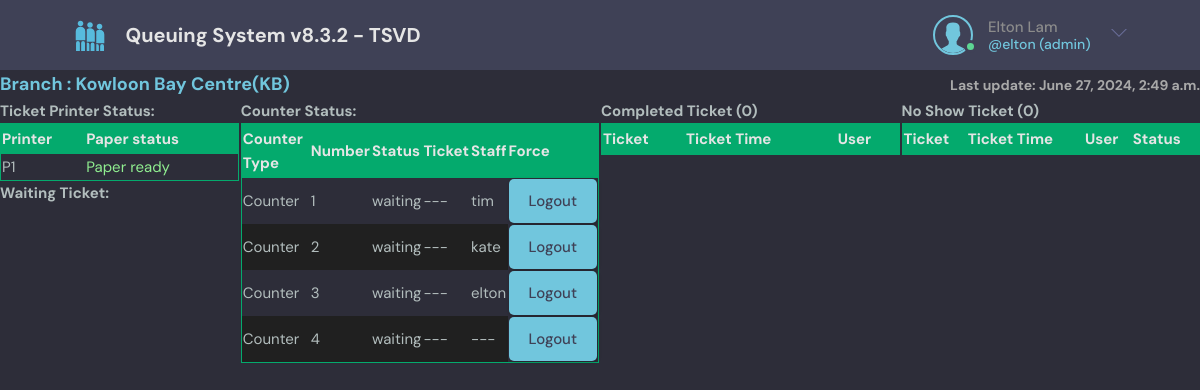
The page /supervisor/1/ (signed in) on the database as committed earlier.
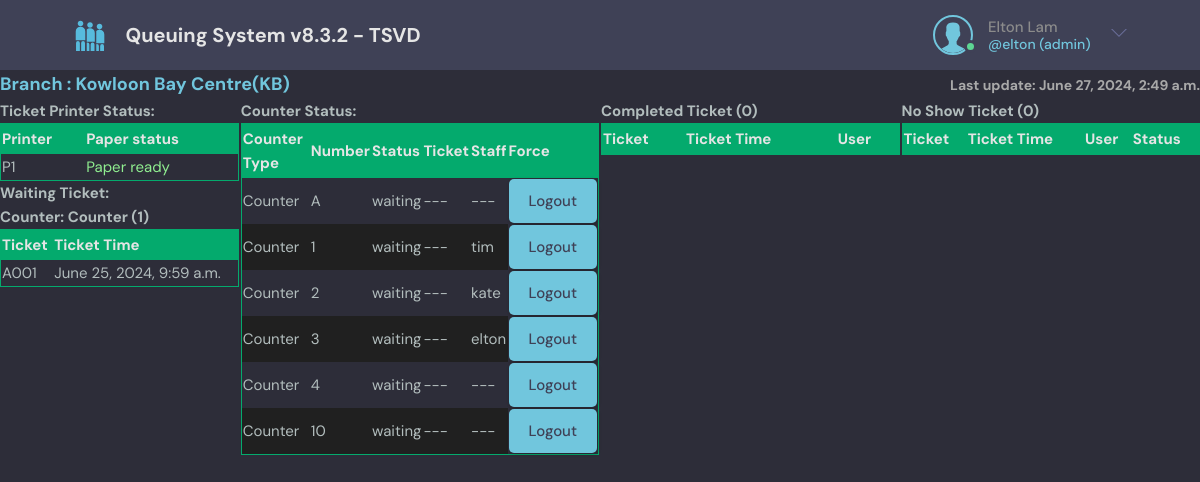
The same page on the database as committed later.
### base/models.py (models this page shows, shortened)
class PrinterStatus(models.Model):
    branch = models.ForeignKey(Branch, on_delete=models.SET_NULL, blank=True, null=True)  # if name='global' branch should be null
    printernumber = models.TextField(null=True, blank=True)
    status = models.TextField(null=True, blank=True) # 1
    statustext = models.TextField(null=True, blank=True)
    updated = models.DateTimeField(auto_now=True)
    created = models.DateTimeField(auto_now_add=True) # auto_now_add just auto add once (the first created)
    class Meta:
        unique_together = ('branch', 'printernumber',)
        ordering = ['-updated', '-created']

class CounterStatus(models.Model):
    countertype = models.ForeignKey(CounterType, on_delete=models.SET_NULL, blank=True, null=True)
    counternumber = models.CharField(max_length=200, null=True)
    voice = models.CharField(max_length=50, null=True, blank=True, default='[SC]', help_text='[SC] = Service Counter, [C1] = Counter one, [CASHIER] = Cashier, Blank = No voice')
    enabled = models.BooleanField(default=True)
    status = models.TextField(default=lcounterstatus[0])
    tickettemp = models.ForeignKey(TicketTemp, on_delete=models.SET_NULL, blank=True, null=True)
    user = models.ForeignKey(User, on_delete=models.SET_NULL, blank=True, null=True)
    loged = models.BooleanField(default=False)
    logintime = models.DateTimeField(null=True, blank=True)
    lastactive = models.DateTimeField(null=True, blank=True)
    flashid = models.IntegerField(null=True, blank=True, default=1)

class CounterType(models.Model):
    enabled = models.BooleanField(default=True)
    branch = models.ForeignKey(Branch, on_delete=models.SET_NULL, blank=True, null=True)
    name = models.CharField(max_length=200, null=False)
    lang1 = models.CharField(max_length=200, null=True, blank=True, default='')
    lang2 = models.CharField(max_length=200, null=True, blank=True, default='')
    lang3 = models.CharField(max_length=200, null=True, blank=True, default='')
    lang4 = models.CharField(max_length=200, null=True, blank=True, default='')
    displayscrollingtext = models.TextField(null=True, blank=True, default='Testing 123...')
    vert_showcounter = models.BooleanField(default=True)
    vert_showlatest = models.BooleanField(default=True)
    vert_latestpagehold = models.IntegerField(default=10)
    showcounter = models.BooleanField(default=True)
    showlatest = models.BooleanField(default=True)
    latestpagehold = models.IntegerField(default=6)
    countermode = models.CharField(max_length=200, null=False, blank=False, default='normal', verbose_name='Counter Mode', help_text='Normal mode=normal, Call Centre mode=cc, Restaurant mode=res') # normal, callcentre
    nextcounter = models.IntegerField(default=0)  # only for CallCentre mode system auto assign ticket to counter
    updated = models.DateTimeField(auto_now=True)
    created = models.DateTimeField(auto_now_add=True) # auto_now_add just auto add once (the first created)
    class Meta:
        ordering = ['branch']
        unique_together = ('branch', 'name',)

class TicketTemp(models.Model):
    tickettype = models.CharField(max_length=200)
    ticketnumber = models.CharField(max_length=200)
    tickettype_disp = models.CharField(max_length=200)
    ticketnumber_disp = models.CharField(max_length=200)
    branch = models.ForeignKey(Branch, on_delete=models.SET_NULL, blank=True, null=True)
    step = models.IntegerField(default=1)
    countertype = models.ForeignKey(CounterType, on_delete=models.SET_NULL, blank=True, null=True)
    ticketroute= models.ForeignKey(TicketRoute, on_delete=models.SET_NULL, blank=True, null=True)
    ticketformat= models.ForeignKey(TicketFormat, on_delete=models.SET_NULL, blank=True, null=True)
    status = models.TextField(default=lcounterstatus[0])
    locked = models.BooleanField(default=False)
    tickettime = models.DateTimeField()
    tickettext = models.TextField(default='', blank=True, null=True)
    printernumber = models.TextField(default='', blank=True, null=True)  # format printer 1 and 2 print: <NO>1</NO><NO>2</NO>
    printedtimes = models.IntegerField(default=0)
    user = models.ForeignKey(User, on_delete=models.SET_NULL, blank=True, null=True)
    remark = models.TextField(default='', blank=True, null=True)
    securitycode = models.CharField(max_length=10, default='', blank=True, null=True)
    myticketlink = models.CharField(max_length=1000, default='', blank=True, null=True)
    createdby = models.ForeignKey(User, on_delete=models.SET_NULL, blank=True, null=True, default=None, related_name='createdbytemp')
    booking_tickettype = models.CharField(max_length=200, null=True, blank=True, default='')
    booking_ticketnumber = models.CharField(max_length=200, null=True, blank=True, default='')
    booking_time = models.DateTimeField(null=True, blank=True, default=None)
    booking_name = models.CharField(max_length=200, null=True, blank=True, default='')
    booking_user = models.ForeignKey(User, on_delete=models.SET_NULL, blank=True, null=True, default=None, related_name='booking_user_temp')
    booking_id = models.IntegerField(null=True, blank=True, default=None)
    ticket = models.ForeignKey(Ticket, on_delete=models.SET_NULL, blank=True, null=True)

### base/decorators.py (the view)
        def wrapper_func(request, *args, **kwargs):
            group_name = None
            auth = False
            if request.user.groups.exists():
                groups = request.user.groups.all()
                for group in groups :
                    group_name = group.name
                    if group_name in allowed_roles:
                        auth = True
                        return view_func(request, *args, **kwargs)
            if request.user.is_superuser == True:
                auth = True
                return view_func(request, *args, **kwargs)
            if auth == False:
                return HttpResponse('You are not authorized to view the page')

### base/templates/base/supervisor.html (shortened to what the changed rows need)
{% extends 'main.html' %}
{% load tz %}
{% load static %}
{% block content %}
<h1 class="header_superv">
    <div class="">Branch : {{branch.name}}({{branch.bcode}})</div>
    <div class="header_superv_last">Last update: {{now|timezone:localtimezone}}</div>
</h1>
<div class="superv-container">
    <div>
        <h3>Ticket Printer Status:</h3>
        <table class="table-style">
            <thead>
                <tr>
                    <th>Printer</th>
                    <th>Paper status</th>
                </tr>
            </thead>
            <tbody>
            {% for printer in printerstatuslist %}
            <tr>
                <td>{{printer.printernumber}}</td>
                {% if printer.status == "<P_FINE>" %}
                    <td style="color:lightgreen" >{{printer.statustext}}</td>
                {% elif printer.status == "<P_NEAREND>" %}
                    <td style="color:yellow" >{{printer.statustext}}</td>
                {% elif printer.status == "<P_END>" %}
                    <td style="color:red" >{{printer.statustext}}</td>
                {% elif printer.status == "<OPEN>" %}
                    <td style="color:orange" >{{printer.statustext}}</td>
                {% else %}
                    <td>{{printer.statustext}}</td>
                {% endif %}
            </tr>
            {% endfor %}
            </tbody>
        </table>
        <h3>Waiting Ticket: </h3>
        {% for table in qlist %}
        {% if table.count > 0 %}
            <h3>Counter: {{table.0.countertype.lang1}} ({{table.count}})</h3>
            <table class="table-style">
                <thead>
                    <tr>
                        <th>Ticket</th>
                        <th>Ticket Time</th>
                    </tr>
                </thead>
                <tbody>
                {% for ticket in table %}
                <tr>
                    <td>{{ticket.tickettype_disp}}{{ticket.ticketnumber_disp}}</td>
                    <td>{{ ticket.tickettime|timezone:localtimezone }}</td>
                </tr>
                {% endfor %}
                </tbody>
            </table>
        {% endif %}
        {% endfor %}
    </div>
    <div>
            <table class="table-style">
                <thead>
                    <tr>
                        <th>Counter Type</th>
                        <th>Number</th>
                        <th>Status</th>
                        <th>Ticket</th>
                        <th>Staff</th>
                        <th>Force</th>
                    </tr>
                </thead>
                <tbody>
                {% for table in counterstatus %}
                {% for counter in table %}
                <tr>
                    <td>{{ counter.countertype.lang1 }}</td>
                    <td>{{ counter.counternumber }}</td>
                    <td>{{ counter.status }}</td>
                    {% if counter.tickettemp == None %}
                        <td>---</td>
                    {% else %}
                        <td>{{ counter.tickettemp.tickettype_disp }}{{ counter.tickettemp.ticketnumber_disp }}</td>
                    {% endif %}
                    {% if counter.user == None %}
                        <td>---</td>
                    {% else %}
                        <td>{{ counter.user }}</td>
                    {% endif %}
                    <form action="" method="POST">
                        <td style="border: 0;background-color:var(--color-bg)"><a class="btn btn--main" href="{% url 'forcelogout' branch.id counter.id %}">Logout</a></td>
                    </form>
                </tr>
                {% endfor %}
                {% endfor %}
                </tbody>
            </table>
    </div>
    <div>
        <table class="table-style">
            <thead>
                <tr>
                    <th>Ticket</th>
                    <th>Ticket Time</th>
                    <th>User</td>
                </tr>
            </thead>
        </table>
    </div>
    <div>
        <table class="table-style">
            <thead>
                <tr>
                    <th>Ticket</th>
                    <th>Ticket Time</th>
                    <th>User</td>
                    <th>Status</th>
                </tr>
            </thead>
        </table>
    </div>
</div>
{% endblock content %}

Rows that differ between the two databases and show on the page:
added TicketTemp: countertype.lang1 "Counter", tickettype_disp "A", ticketnumber_disp "001", tickettime "June 25, 2024, 9:59 a.m."
added CounterStatus: countertype.lang1 "Counter", counternumber "A", status "waiting"
added CounterStatus: countertype.lang1 "Counter", counternumber "10", status "waiting"
Other text that changed with them:
new list line: "Counter: ( 1 ) Ticket Ticket Time"
